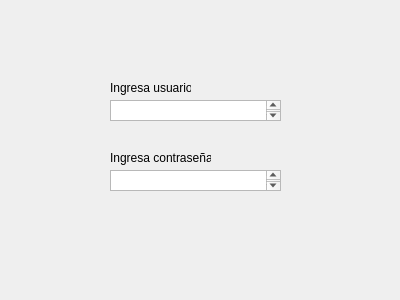
<?xml version="1.0" encoding="UTF-8"?>
<ui version="4.0">
 <class>digit_info</class>
 <widget class="QWidget" name="digit_info">
  <property name="geometry">
   <rect>
    <x>0</x>
    <y>0</y>
    <width>400</width>
    <height>300</height>
   </rect>
  </property>
  <property name="windowTitle">
   <string>Form</string>
  </property>
  <widget class="QPlainTextEdit" name="plainTextEdit">
   <property name="geometry">
    <rect>
     <x>110</x>
     <y>100</y>
     <width>171</width>
     <height>21</height>
    </rect>
   </property>
  </widget>
  <widget class="QPlainTextEdit" name="plainTextEdit_2">
   <property name="geometry">
    <rect>
     <x>110</x>
     <y>170</y>
     <width>171</width>
     <height>21</height>
    </rect>
   </property>
  </widget>
  <widget class="QLabel" name="label">
   <property name="geometry">
    <rect>
     <x>110</x>
     <y>80</y>
     <width>81</width>
     <height>16</height>
    </rect>
   </property>
   <property name="text">
    <string>Ingresa usuario</string>
   </property>
  </widget>
  <widget class="QLabel" name="label_2">
   <property name="geometry">
    <rect>
     <x>110</x>
     <y>150</y>
     <width>101</width>
     <height>16</height>
    </rect>
   </property>
   <property name="text">
    <string>Ingresa contraseña</string>
   </property>
  </widget>
 </widget>
 <resources/>
 <connections/>
</ui>
